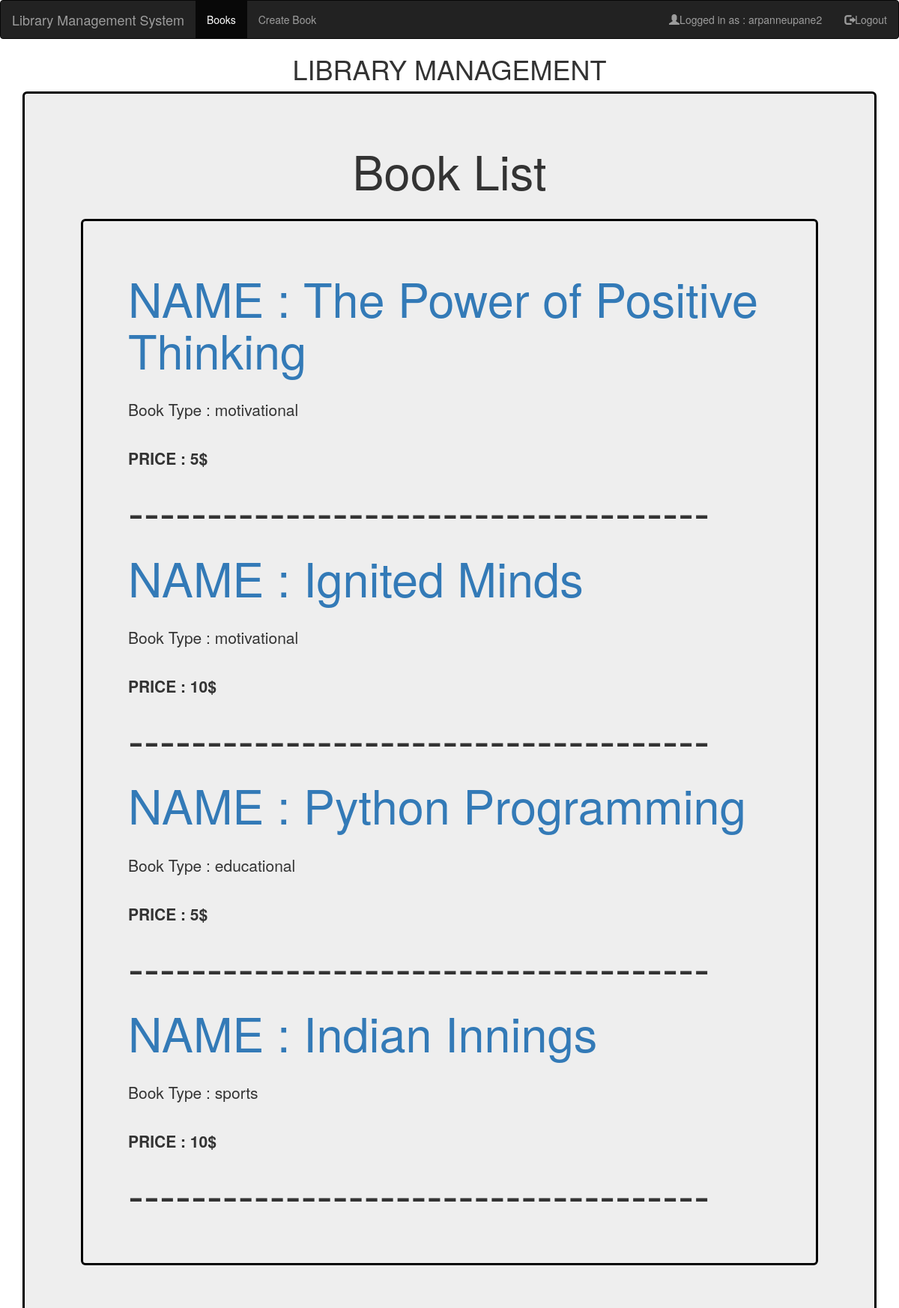
/books (signed in), run on the app's committed database.
### main.py (models this page shows, shortened)
class User(db.Model, UserMixin):
    id = db.Column(db.Integer, primary_key=True)
    username = db.Column(db.String(15), unique=True)
    email = db.Column(db.String(50), unique=True)
    password = db.Column(db.String(80))

class Book(db.Model):
    id = db.Column(db.Integer, primary_key=True)
    book_name = db.Column(db.String(15), unique=True)
    book_description = db.Column(db.String(25))
    category = db.Column(db.String(20))
    book_type = db.Column(db.String(20), nullable=False)
    price = db.Column(db.String(20), nullable=False)
    date_posted = db.Column(db.DateTime, nullable=False, default=datetime.utcnow)

### main.py (the view)
@app.route('/books', methods=['GET','POST'])
def Books_list():
    books = Book.query.all()
    return render_template('book_list.html', books=books)

### main.py (called while the page is built)
@login_manager.user_loader
def load_user(user_id):
    return User.query.get(int(user_id))

### templates/book_list.html (shortened to what this page needs)
{% extends 'layout.html' %}
{% block content %}
<div class="jumbotron jmb">
<div class="container">
    <h1 class="text-center">Book List</h1>
    <br>
    <div class="jumbotron jmb">
        {% for book in books %}
        {% if current_user.is_authenticated %}
            <a href="{{ url_for('Books_detail', id=book.id ) }}"> <h1>NAME : {{book.book_name}}</h1></a>
        {% else %}
            <a href="{{ url_for('Books_detail', id=book.id )  }}" id="login"><h1>NAME : {{book.book_name}}</h1></a>
        {% endif %}
        <br>
        <p>Book Type : {{book.book_type}}</p>
        <br>
        <p> <strong>PRICE : {{book.price}}</strong> </p>
        <h1>-------------------------------------</h1>
        {% endfor %}
    </div>
</div>
</div>
{% endblock content %}

### templates/layout.html (shortened to what this page needs)
<!DOCTYPE html>
<html lang="en">
<head>
  <link rel="stylesheet" href="https://maxcdn.bootstrapcdn.com/bootstrap/3.4.1/css/bootstrap.min.css">
  <link rel="stylesheet" href="https://cdnjs.cloudflare.com/ajax/libs/font-awesome/4.7.0/css/font-awesome.min.css">
</head>
  <nav class="navbar navbar-inverse">
    <div class="container-fluid">
      <div class="navbar-header">
        <a class="navbar-brand" href="{{ url_for('Index') }}">Library Management System</a>
      </div>
      <ul class="nav navbar-nav">
        <li class="active"><a href="{{ url_for('Books_list') }}">Books</a></li>
        {% if current_user.is_authenticated %}
        <li><a href="{{ url_for('CreateBook') }}">Create Book</a></li>
        {% else %}
        <li><a href="{{ url_for('CreateBook') }}" id="createbook">Create Book</a></li>
        {% endif %}
      </ul>
      <ul class="nav navbar-nav navbar-right">
        {% if current_user.is_authenticated %}
        <li><a href="#"><span class="glyphicon glyphicon-user"></span>Logged in as : {{current_user.username}} </a>
        </li>
        <li><a href="{{ url_for('logout') }}"><span class="glyphicon glyphicon-log-out"></span>Logout </a></li>
        {% else %}
        <li><a href="{{ url_for('register') }}"><span class="glyphicon glyphicon-user"></span>Sign Up</a></li>
        <li><a href="{{ url_for('login') }}"><span class="glyphicon glyphicon-log-in"></span> Login</a></li>
        {% endif %}
      </ul>
    </div>
  </nav>
  <div>
    <h1 style="text-align: center">LIBRARY MANAGEMENT</h1>
  </div>
  <div class="container">
      {% block content %}
      {% endblock %}
  </div>
</body>
</html>

### templates/layout.html (style rules this page uses)
.jmb { border: black solid 3px; }

### templates/book_list.html (style rules this page uses)
.jmb { border: black solid 3px; }

### data on the page
User: username "arpanneupane2"
Book: book_name "The Power of Positive Thinking", book_type "motivational", price "5$"
Book: book_name "Ignited Minds", book_type "motivational", price "10$"
Book: book_name "Python Programming", book_type "educational", price "5$"
Book: book_name "Indian Innings", book_type "sports", price "10$"
